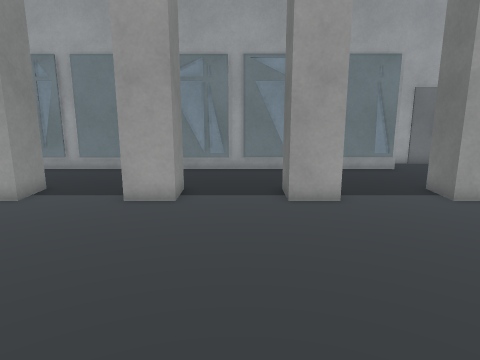
[1] (above)

20 first-person views from a walk through a 3-D level made in the Unity game engine. The camera is 1.5 m above the floor, tilts 12° down and sees 70° across. The floor is counted in squares, 0.5 m on a side. Each view is taken from the middle of a square. On the plan, view 1 faces up. The plan holds only what a view shows up to about 20 squares ahead; the rest is blank. The place goes on beyond the plan. The player character is not drawn. Some animated figures are not drawn. Some surface patterns are stand-ins.

[2]
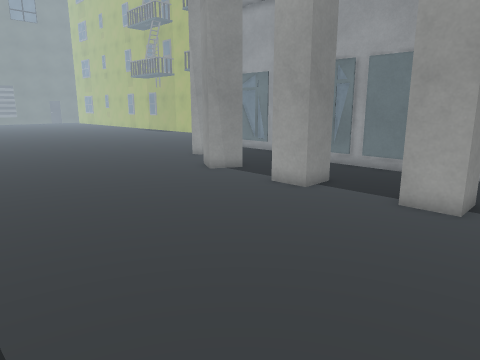

[3]
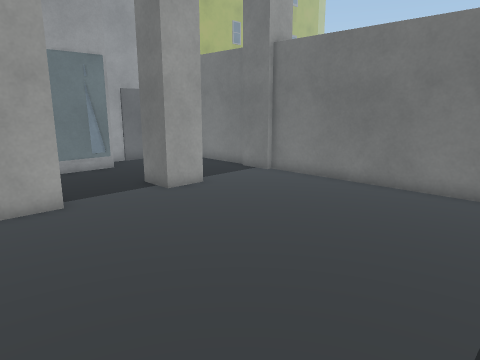

[4]
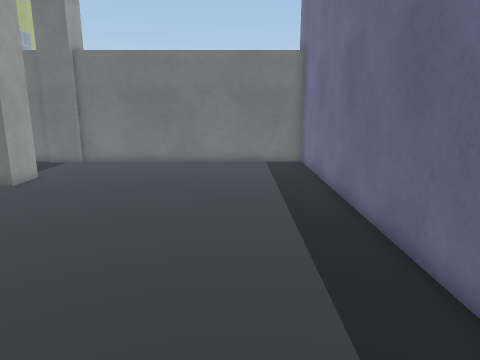

[5]
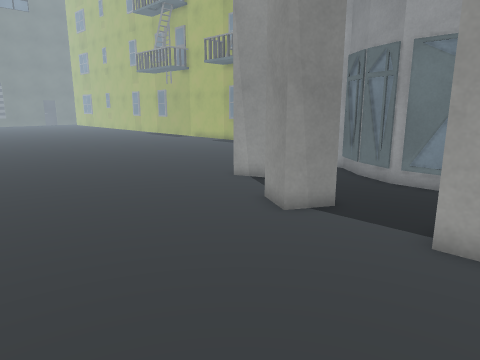

[6]
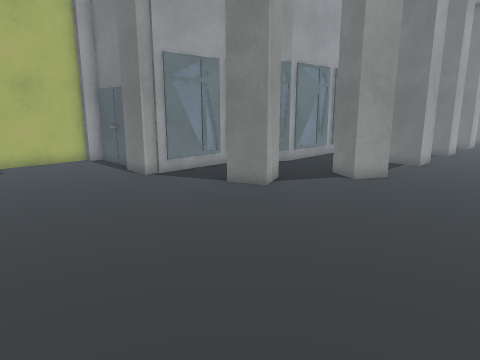

[7]
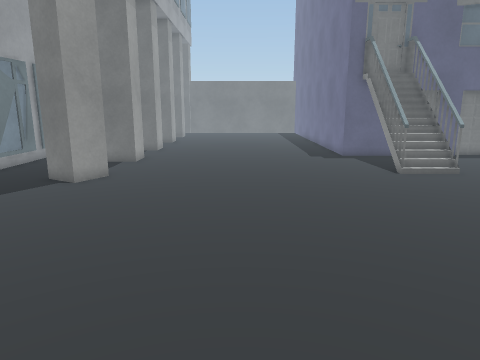

[8]
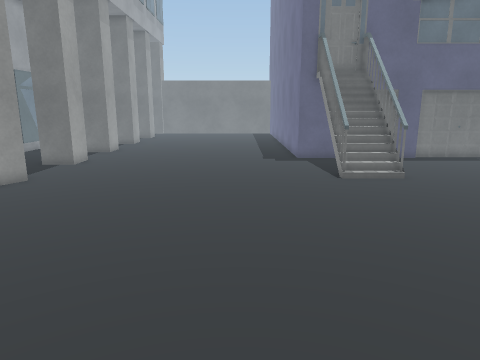

[9]
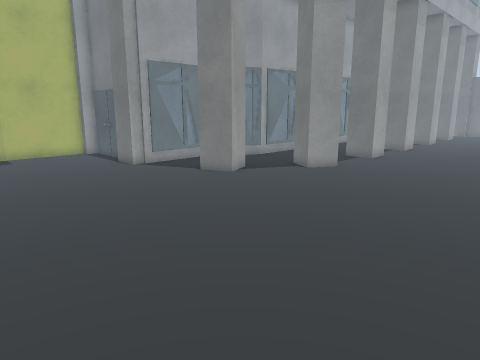

[10]
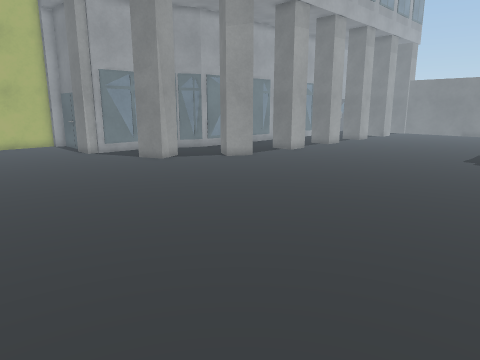

[11]
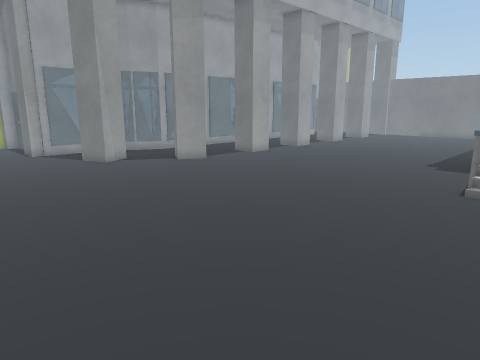

[12]
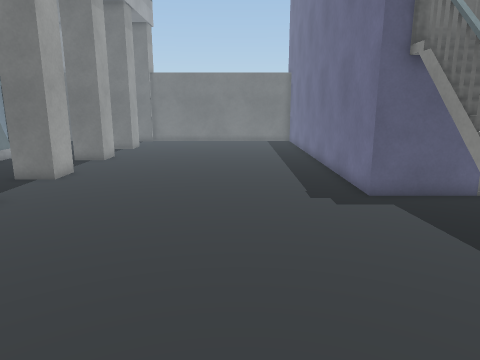

[13]
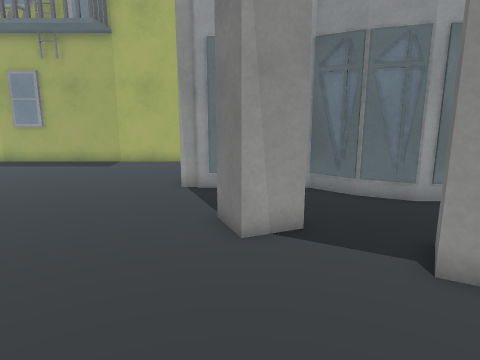

[14]
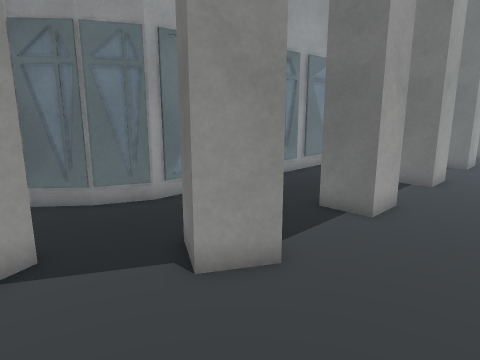

[15]
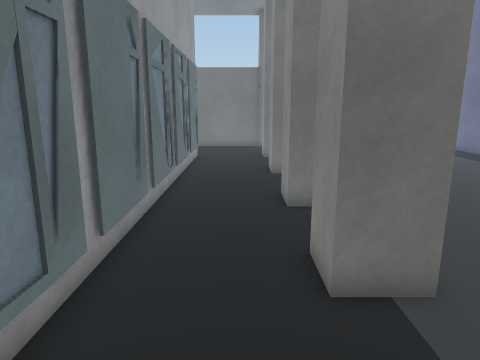

[16]
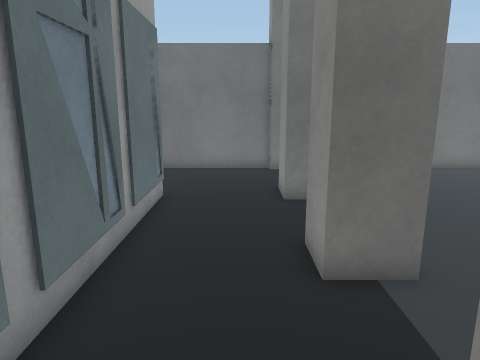

[17]
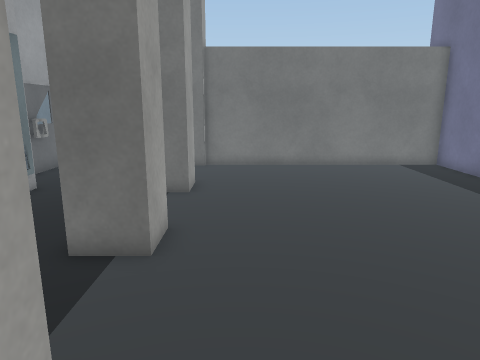

[18]
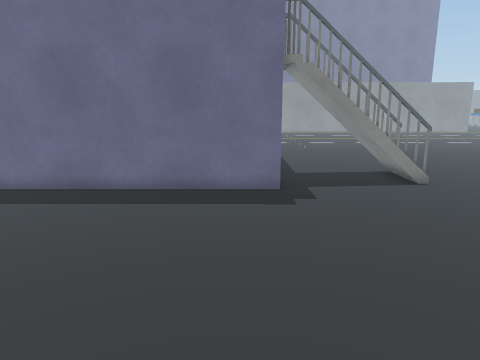

[19]
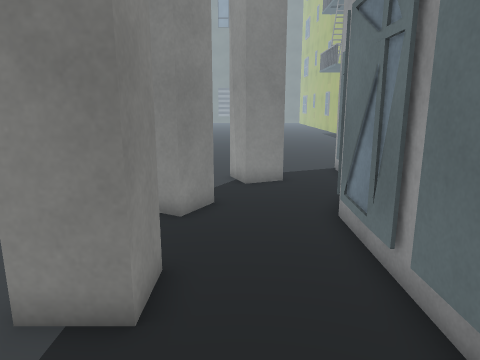

[20]
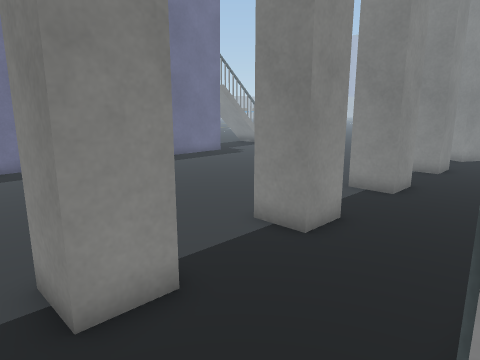

### Floor plan
Key: @ floor where view 1 was taken; # wall or solid block; . floor; O other object.
Columns run from 29 left of view 1 to 13 right of it. Each row starts with its distance up from view 1.
 25 ##########
 24 .........O
 23 .........O
 22 .........O
 21 .........O
 20  ........O
 19   .......OOOOOO
 18   ..........  OO                     OOOOO#
 17    ............OOOOOOOOOOOOOOOOOOOOOOO....#
 16   ..........O......  .   .   .   .   .....#
 15   ........OOO.............................#
 14   .........OO.............................#
 13   .............OO....O....O....OO....O....#
 12  ..............O.O..O.O..O.O...OO...O.O...#
 11  ..............OO...OOO..OOO...OO...OOO...#
 10  .........................................#
  9 ..........................................#
  8 ..........................................#
  7 ..........................................#
  6  .........................................#
  5  .........................................#
  4  .........................................#
  3  .........................................#
  2 ..........................................#
  1  .........................................#
  0  ............................@............#
 -1   .....................  ##################
 -2    ..............####.###
 -3     .............####.##
 -4 .      ..........OOOO.#
 -5    .       ......######

Positions as (right, up) in squares from view 1, and headings:
1: (0, 0), facing up
2: (0, 0), facing up-left
3: (0, 0), facing up-right
4: (-6, 2), facing right
5: (-7, 3), facing up-left
6: (-28, 5), facing up-right
7: (-28, 5), facing right
8: (-27, 2), facing right
9: (-29, 2), facing up-right
10: (-29, -4), facing up-right
11: (-26, -5), facing up-right
12: (-18, 3), facing right
13: (-18, 6), facing up
14: (-18, 7), facing up-right
15: (-14, 14), facing right
16: (-4, 14), facing right
17: (-5, 9), facing right
18: (-5, 11), facing down
19: (-3, 14), facing left
20: (10, 17), facing down-left
